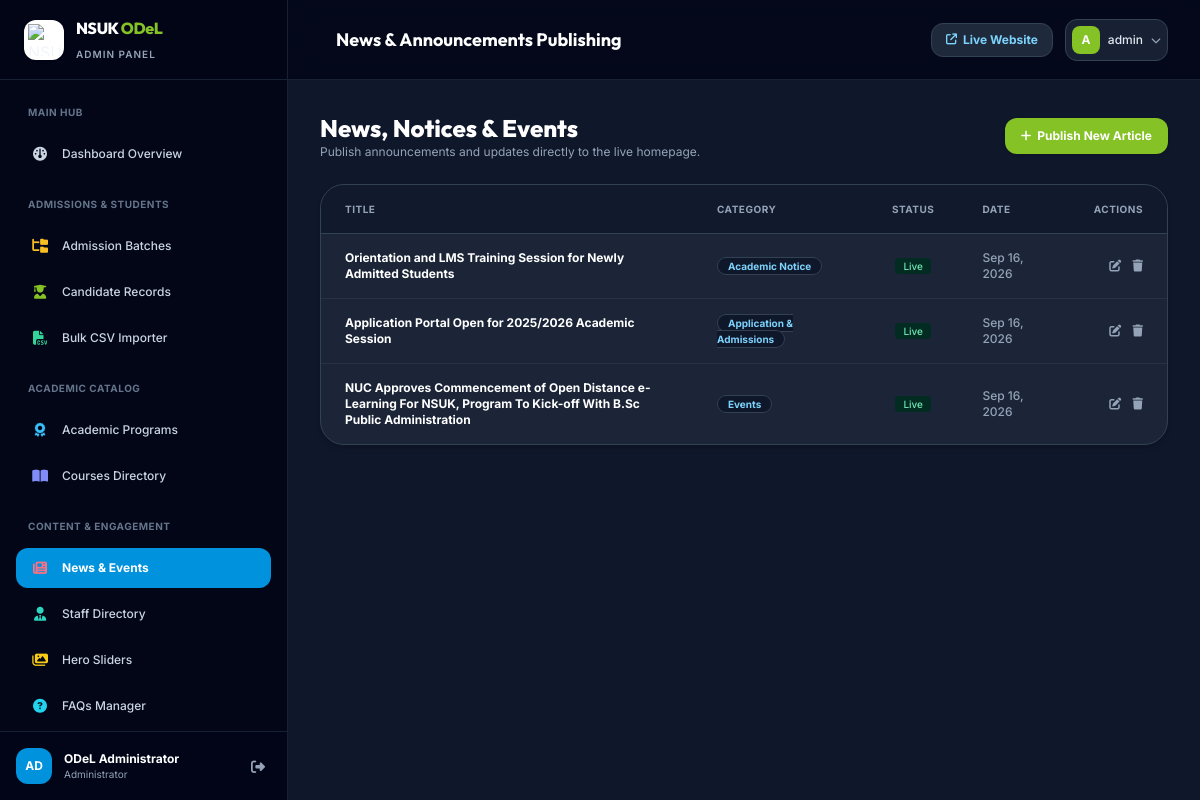
The page /dashboard/news/ (signed in) on the database its author committed.
### core/models.py (models this page shows, shortened)
class NewsEvent(models.Model):
    CATEGORY_CHOICES = [
        ('Events', 'Events'),
        ('Application', 'Application & Admissions'),
        ('Announcement', 'General Announcement'),
        ('Academic', 'Academic Notice'),
    ]
    title = models.CharField(max_length=300)
    slug = models.SlugField(max_length=300, unique=True, blank=True)
    category = models.CharField(max_length=30, choices=CATEGORY_CHOICES, default='Events')
    featured_image = models.ImageField(upload_to="news/", blank=True, null=True)
    featured_image_url = models.URLField(blank=True)
    excerpt = models.TextField(help_text="Short teaser paragraph")
    content = models.TextField(help_text="Full news article or event details")
    event_date = models.DateField(blank=True, null=True, help_text="If this is an event, the date of the event")
    is_featured = models.BooleanField(default=False)
    is_active = models.BooleanField(default=True)
    created_at = models.DateTimeField(auto_now_add=True)
    class Meta:
        ordering = ['-created_at']
        verbose_name = "News & Event"
        verbose_name_plural = "News & Events"

### dashboard/views.py (the view)
# urls.py: path('news/', views.news_list_dash, name='dashboard_news'),
@login_required
def news_list_dash(request):
    news_qs = NewsEvent.objects.all().order_by('-created_at')
    return render(request, 'dashboard/news/list.html', {'news_list': news_qs})

### core/context_processors.py (called while the page is built)
def site_context(request):
    settings = SiteSetting.get_settings()
    active_programs = Program.objects.filter(is_active=True)[:6]
    latest_batch = AdmissionBatch.objects.filter(is_active=True).first()
    unread_inquiries_count = InquiryMessage.objects.filter(is_resolved=False).count()
    recent_announcements = NewsEvent.objects.filter(is_active=True)[:3]
    return {
        'site_settings': settings,
        'global_programs': active_programs,
        'global_latest_batch': latest_batch,
        'unread_inquiries_count': unread_inquiries_count,
        'global_announcements': recent_announcements,
    }

### core/models.py (called while the page is built)
    @classmethod
    def get_settings(cls):
        setting, created = cls.objects.get_or_create(pk=1)
        return setting

### templates/dashboard/news/list.html (shortened to what this page needs)
{% extends 'dashboard/base.html' %}
{% block header_title %}News & Announcements Publishing{% endblock %}
{% block content %}
<div class="space-y-6 max-w-7xl mx-auto">
    <div class="flex flex-col sm:flex-row items-start sm:items-center justify-between gap-4">
        <div>
            <h2 class="font-heading font-extrabold text-2xl text-white">News, Notices & Events</h2>
            <p class="text-xs text-slate-400">Publish announcements and updates directly to the live homepage.</p>
        </div>
        <a href="{% url 'dashboard_news_create' %}" class="px-4 py-2.5 rounded-xl bg-brand-green hover:bg-brand-darkgreen text-xs font-bold text-white shadow transition flex items-center gap-1.5">
            <i class="fa-solid fa-plus"></i> Publish New Article
        </a>
    </div>
    <div class="bg-slate-800/80 rounded-3xl border border-slate-700 shadow-md overflow-hidden">
        <div class="overflow-x-auto">
            <table class="w-full text-left text-xs text-slate-300">
                <thead class="bg-slate-900/80 text-slate-400 uppercase tracking-wider text-[10px] border-b border-slate-700">
                    <tr>
                        <th class="py-4 px-6">Title</th>
                        <th class="py-4 px-6">Category</th>
                        <th class="py-4 px-6 text-center">Status</th>
                        <th class="py-4 px-6">Date</th>
                        <th class="py-4 px-6 text-right">Actions</th>
                    </tr>
                </thead>
                <tbody class="divide-y divide-slate-700/50 font-medium">
                    {% for item in news_list %}
                    <tr class="hover:bg-slate-750/30 transition">
                        <td class="py-4 px-6 font-bold text-white max-w-md">
                            <a href="{% url 'dashboard_news_edit' pk=item.pk %}" class="hover:text-brand-blue">{{ item.title }}</a>
                        </td>
                        <td class="py-4 px-6">
                            <span class="px-2.5 py-0.5 rounded-full text-[10px] font-bold bg-slate-900 text-sky-300 border border-slate-700">{{ item.get_category_display }}</span>
                        </td>
                        <td class="py-4 px-6 text-center">
                            {% if item.is_active %}<span class="px-2 py-0.5 rounded text-[10px] bg-emerald-950 text-emerald-300">Live</span>{% else %}<span class="px-2 py-0.5 rounded text-[10px] bg-slate-700 text-slate-400">Draft</span>{% endif %}
                        </td>
                        <td class="py-4 px-6 text-slate-400">{{ item.created_at|date:"M d, Y" }}</td>
                        <td class="py-4 px-6 text-right space-x-2">
                            <a href="{% url 'dashboard_news_edit' pk=item.pk %}" class="text-slate-400 hover:text-sky-400"><i class="fa-solid fa-pen-to-square"></i></a>
                            <a href="{% url 'dashboard_news_delete' pk=item.pk %}" class="text-slate-400 hover:text-rose-400"><i class="fa-solid fa-trash"></i></a>
                        </td>
                    </tr>
                    {% empty %}
                    <tr><td colspan="5" class="py-8 text-center text-slate-500">No news articles published yet.</td></tr>
                    {% endfor %}
                </tbody>
            </table>
        </div>
    </div>
</div>
{% endblock %}

### templates/dashboard/base.html (shortened to what this page needs)
<!DOCTYPE html>
<html lang="en" class="h-full bg-slate-900">
<head>
    <script src="https://cdn.tailwindcss.com"></script>
    <link rel="stylesheet" href="https://cdnjs.cloudflare.com/ajax/libs/font-awesome/6.5.1/css/all.min.css">
</head>
<body class="h-full bg-slate-900 text-slate-100 font-sans antialiased flex overflow-hidden" x-data="{ sidebarOpen: false }">
    <aside :class="{ 'translate-x-0': sidebarOpen, '-translate-x-full': !sidebarOpen }" class="fixed inset-y-0 left-0 z-50 w-72 bg-slate-950 border-r border-slate-800/80 flex flex-col justify-between transition-transform duration-300 ease-in-out lg:translate-x-0 lg:static lg:inset-auto flex-shrink-0">
        <div>
            <div class="h-20 flex items-center justify-between px-6 border-b border-slate-800/80 bg-slate-950/60">
                <a href="{% url 'dashboard_home' %}" class="flex items-center space-x-3">
                    <div class="w-10 h-10 rounded-xl bg-white p-1 shadow flex items-center justify-center">
                        <img src="https://upload.wikimedia.org/wikipedia/en/thumb/5/52/Nasarawa_State_University_logo.png/220px-Nasarawa_State_University_logo.png" alt="NSUK" class="w-full h-full object-contain">
                    </div>
                    <div>
                        <span class="font-heading font-extrabold text-base tracking-tight text-white block">NSUK <span class="text-brand-green">ODeL</span></span>
                        <span class="text-[10px] text-slate-400 uppercase tracking-widest font-semibold">Admin Panel</span>
                    </div>
                </a>
            </div>
            <nav class="px-4 py-6 space-y-1.5 overflow-y-auto max-h-[calc(100vh-160px)] text-xs font-medium">
                <div class="px-3 pb-2 text-[10px] font-bold text-slate-500 uppercase tracking-wider">Main Hub</div>
                <a href="{% url 'dashboard_home' %}" class="flex items-center space-x-3 px-3.5 py-2.5 rounded-xl transition-all {% if request.resolver_match.url_name == 'dashboard_home' %}bg-brand-blue text-white font-bold shadow-lg shadow-sky-900/40{% else %}text-slate-300 hover:bg-slate-900 hover:text-white{% endif %}">
                    <i class="fa-solid fa-gauge text-sm w-5 text-center"></i>
                    <span>Dashboard Overview</span>
                </a>
                <div class="pt-4 px-3 pb-2 text-[10px] font-bold text-slate-500 uppercase tracking-wider">Admissions & Students</div>
                <a href="{% url 'dashboard_batches' %}" class="flex items-center space-x-3 px-3.5 py-2.5 rounded-xl transition-all {% if 'admissions/batches' in request.path %}bg-brand-blue text-white font-bold{% else %}text-slate-300 hover:bg-slate-900 hover:text-white{% endif %}">
                    <i class="fa-solid fa-folder-tree text-sm w-5 text-center text-amber-400"></i>
                    <span>Admission Batches</span>
                </a>
                <a href="{% url 'dashboard_candidates' %}" class="flex items-center space-x-3 px-3.5 py-2.5 rounded-xl transition-all {% if 'admissions/candidates' in request.path %}bg-brand-blue text-white font-bold{% else %}text-slate-300 hover:bg-slate-900 hover:text-white{% endif %}">
                    <i class="fa-solid fa-user-graduate text-sm w-5 text-center text-brand-green"></i>
                    <span>Candidate Records</span>
                </a>
                <a href="{% url 'dashboard_bulk_upload' %}" class="flex items-center space-x-3 px-3.5 py-2.5 rounded-xl transition-all {% if 'bulk-upload' in request.path %}bg-brand-blue text-white font-bold{% else %}text-slate-300 hover:bg-slate-900 hover:text-white{% endif %}">
                    <i class="fa-solid fa-file-csv text-sm w-5 text-center text-emerald-400"></i>
                    <span>Bulk CSV Importer</span>
                </a>
                <div class="pt-4 px-3 pb-2 text-[10px] font-bold text-slate-500 uppercase tracking-wider">Academic Catalog</div>
                <a href="{% url 'dashboard_programs' %}" class="flex items-center space-x-3 px-3.5 py-2.5 rounded-xl transition-all {% if 'programs' in request.path %}bg-brand-blue text-white font-bold{% else %}text-slate-300 hover:bg-slate-900 hover:text-white{% endif %}">
                    <i class="fa-solid fa-award text-sm w-5 text-center text-sky-400"></i>
                    <span>Academic Programs</span>
                </a>
                <a href="{% url 'dashboard_courses' %}" class="flex items-center space-x-3 px-3.5 py-2.5 rounded-xl transition-all {% if 'courses' in request.path %}bg-brand-blue text-white font-bold{% else %}text-slate-300 hover:bg-slate-900 hover:text-white{% endif %}">
                    <i class="fa-solid fa-book-open text-sm w-5 text-center text-indigo-400"></i>
                    <span>Courses Directory</span>
                </a>
                <div class="pt-4 px-3 pb-2 text-[10px] font-bold text-slate-500 uppercase tracking-wider">Content & Engagement</div>
                <a href="{% url 'dashboard_news' %}" class="flex items-center space-x-3 px-3.5 py-2.5 rounded-xl transition-all {% if 'news' in request.path %}bg-brand-blue text-white font-bold{% else %}text-slate-300 hover:bg-slate-900 hover:text-white{% endif %}">
                    <i class="fa-solid fa-newspaper text-sm w-5 text-center text-rose-400"></i>
                    <span>News & Events</span>
                </a>
                <a href="{% url 'dashboard_staff' %}" class="flex items-center space-x-3 px-3.5 py-2.5 rounded-xl transition-all {% if 'staff' in request.path %}bg-brand-blue text-white font-bold{% else %}text-slate-300 hover:bg-slate-900 hover:text-white{% endif %}">
                    <i class="fa-solid fa-user-tie text-sm w-5 text-center text-teal-400"></i>
                    <span>Staff Directory</span>
                </a>
                <a href="{% url 'dashboard_slides' %}" class="flex items-center space-x-3 px-3.5 py-2.5 rounded-xl transition-all {% if 'slides' in request.path %}bg-brand-blue text-white font-bold{% else %}text-slate-300 hover:bg-slate-900 hover:text-white{% endif %}">
                    <i class="fa-solid fa-images text-sm w-5 text-center text-yellow-400"></i>
                    <span>Hero Sliders</span>
                </a>
                <a href="{% url 'dashboard_faqs' %}" class="flex items-center space-x-3 px-3.5 py-2.5 rounded-xl transition-all {% if 'faqs' in request.path %}bg-brand-blue text-white font-bold{% else %}text-slate-300 hover:bg-slate-900 hover:text-white{% endif %}">
                    <i class="fa-solid fa-circle-question text-sm w-5 text-center text-cyan-400"></i>
                    <span>FAQs Manager</span>
                </a>
            </nav>
        </div>
        <div class="p-4 border-t border-slate-800/80 bg-slate-950/80">
            <div class="flex items-center justify-between">
                <div class="flex items-center space-x-3 truncate">
                    <div class="w-9 h-9 rounded-xl bg-brand-blue text-white font-bold text-xs flex items-center justify-center uppercase">
                        {{ request.user.username|slice:":2" }}
                    </div>
                    <div class="truncate">
                        <span class="block text-xs font-bold text-white truncate">{{ request.user.get_full_name|default:request.user.username }}</span>
                        <span class="block text-[10px] text-slate-400">Administrator</span>
                    </div>
                </div>
                <a href="{% url 'dashboard_logout' %}" class="text-slate-400 hover:text-rose-400 p-1.5 transition" title="Logout">
                    <i class="fa-solid fa-right-from-bracket text-sm"></i>
                </a>
            </div>
        </div>
    </aside>
    <div class="flex-1 flex flex-col min-w-0 overflow-hidden bg-slate-900">
        <header class="h-20 bg-slate-950/80 backdrop-blur-md border-b border-slate-800/80 flex items-center justify-between px-4 sm:px-8 z-30">
            <div class="flex items-center space-x-4">
                <div class="hidden sm:block">
                    <h1 class="font-heading font-bold text-base sm:text-lg text-white">
                        {% block header_title %}ODeL Administration & Management{% endblock %}
                    </h1>
                </div>
            </div>
            <div class="flex items-center space-x-3">
                <a href="{% url 'home' %}" target="_blank" class="px-3.5 py-2 rounded-xl bg-slate-800 hover:bg-slate-700 text-xs font-bold text-sky-300 transition flex items-center gap-1.5 border border-slate-700">
                    <i class="fa-solid fa-arrow-up-right-from-square text-[11px]"></i>
                    <span class="hidden sm:inline">Live Website</span>
                </a>
                <div class="relative" x-data="{ open: false }" @click.outside="open = false">
                    <button @click="open = !open" class="flex items-center space-x-2 p-1.5 rounded-xl bg-slate-800/80 hover:bg-slate-800 border border-slate-700 text-xs font-medium focus:outline-none">
                        <div class="w-7 h-7 rounded-lg bg-brand-green text-white font-bold flex items-center justify-center uppercase text-xs">
                            {{ request.user.username|slice:":1" }}
                        </div>
                        <span class="text-slate-200 hidden md:inline">{{ request.user.username }}</span>
                        <i class="fa-solid fa-chevron-down text-[10px] text-slate-400"></i>
                    </button>
                </div>
            </div>
        </header>
        <main class="flex-1 overflow-y-auto p-4 sm:p-8 bg-slate-900">
            {% block content %}{% endblock %}
        </main>
    </div>
</body>
</html>

### rows shown on the page
NewsEvent: title "Orientation and LMS Training Session for Newly Admitted Students", category "Academic Notice", is_active "Live", created_at "Sep 16, 2026"
NewsEvent: title "Application Portal Open for 2025/2026 Academic Session", category "Application & Admissions", is_active "Live", created_at "Sep 16, 2026"
NewsEvent: title "NUC Approves Commencement of Open Distance e-Learning For NSUK, Program To Kick-off With B.Sc Public Administration", category "Events", is_active "Live", created_at "Sep 16, 2026"

### other values the page prints
{{ request.user.username|slice:":2" }} "AD"
{{ request.user.get_full_name|default:request.user.username }} "ODeL Administrator"
{{ request.user.username|slice:":1" }} "A"
{{ request.user.username }} "admin"
